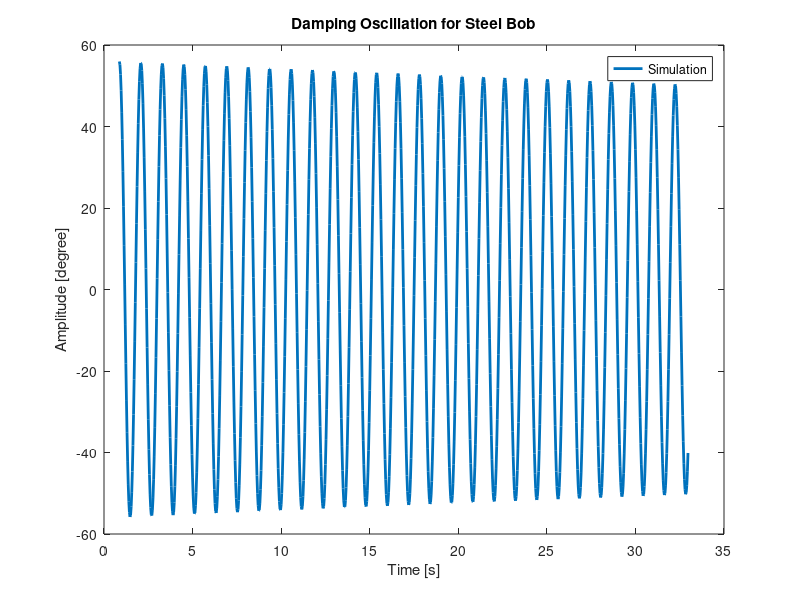

MATLAB code for this plot:
% Parameters
g = 9.81;
d = 0.019;
c = 0.25*d^2;      %quadratic term
b = 1.6*10^-4*d;   %linear term
l = 0.315+d/2;     % measure the length from Tracker
m = 0.029;

% Boundary Condition
t_initial  = 0.867;
theta_initial_degree = 55.95;
theta_initial = theta_initial_degree*pi/180;
theta_dot_initial = 0;
t_final = 33;
dt = 1/30;
t_span = t_initial:dt:t_final;

M = @(t,theta)[theta(2); ...
    -sin(theta(1))*g/l-sign(theta(2))*theta(2)^2*c*l/m-b*theta(2)/m];
[T,Theta] = ode45(M,t_span,[theta_initial theta_dot_initial]);

% Convert from rad to degree
Theta_degree = Theta*180/pi;

% Plot simulation
figure;
plot(T,Theta_degree(:,1),'LineWidth', 2);
s=sprintf('Damping Oscillation for Steel Bob');
title(s);
xlabel('Time [s]'); ylabel('Amplitude [degree]');
legend('Simulation')
